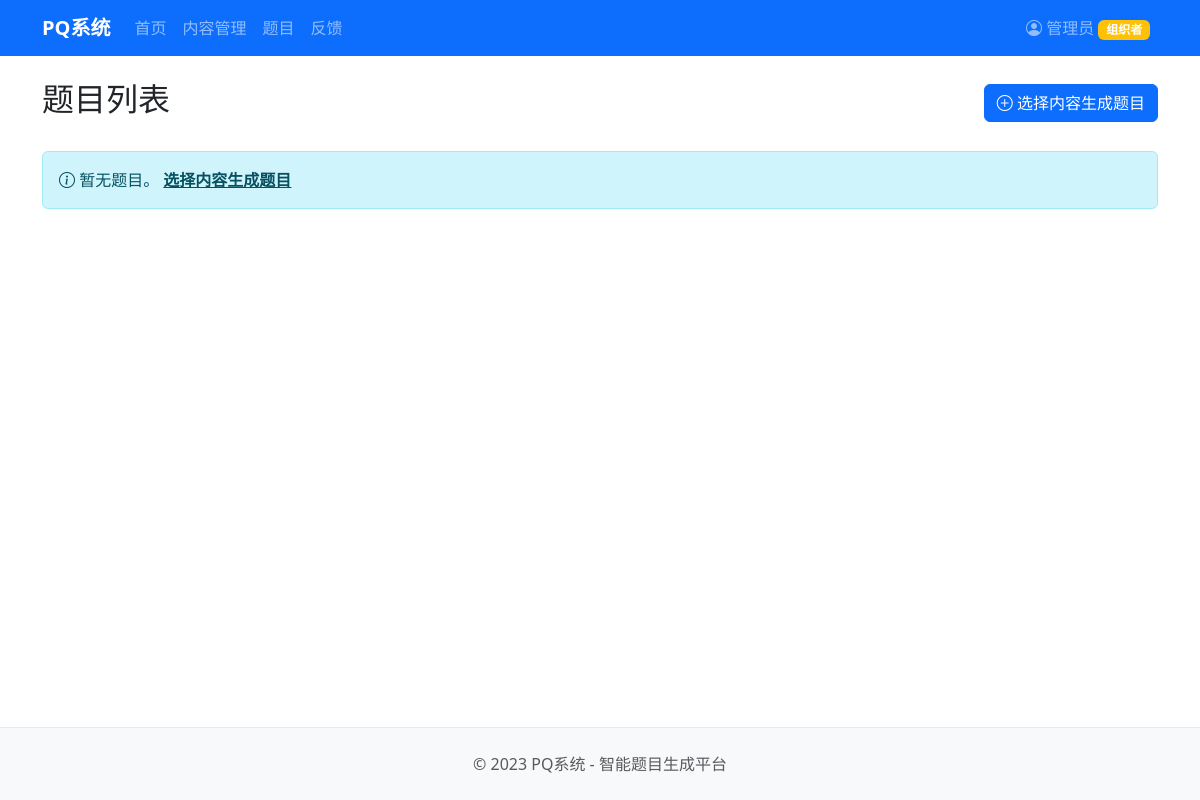
The page /questions/ on the database as committed earlier.
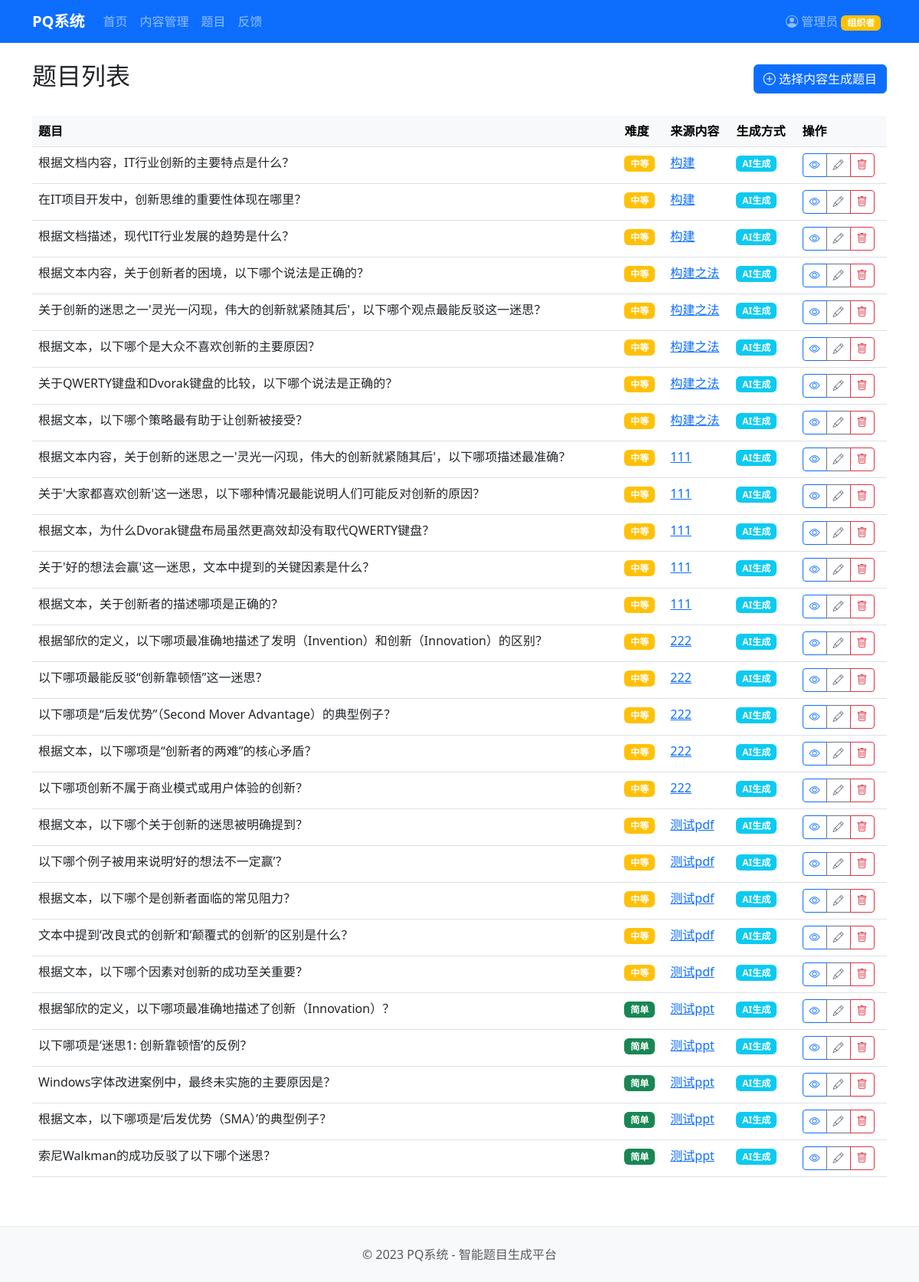
The same page on the database as committed later.
### app/models/question.py (models this page shows, shortened)
class Question(db.Model):
    id = db.Column(db.Integer, primary_key=True)
    content_id = db.Column(db.Integer, db.ForeignKey('content.id'), nullable=False)
    text = db.Column(db.Text, nullable=False)
    explanation = db.Column(db.Text)  # 题目解析
    difficulty = db.Column(db.String(20), default='medium')  # 'easy', 'medium', 'hard'
    quality_score = db.Column(db.Float, default=0.0)  # AI评估的题目质量分数
    feedback_score = db.Column(db.Float, default=0.0)  # 用户评分的平均分数
    generated_by = db.Column(db.String(50), default='ai')  # 'ai' or 'human'
    created_at = db.Column(db.DateTime, default=datetime.utcnow)
    updated_at = db.Column(db.DateTime, default=datetime.utcnow, onupdate=datetime.utcnow)
    options = db.relationship('Option', backref='question', cascade="all, delete-orphan", lazy='dynamic')
    discussions = db.relationship('Discussion', backref='question', lazy='dynamic')

### app/models/content.py (models this page shows, shortened)
class Content(db.Model):
    id = db.Column(db.Integer, primary_key=True)
    title = db.Column(db.String(100), nullable=False)
    description = db.Column(db.Text)
    creator_id = db.Column(db.Integer, db.ForeignKey('user.id'), nullable=False)
    content_type = db.Column(db.String(20), nullable=False)  # 'text', 'ppt', 'pdf', 'audio', 'video'
    original_filename = db.Column(db.String(100))
    file_path = db.Column(db.String(255))
    processed_text = db.Column(db.Text)  # 处理后的文本内容
    processing_status = db.Column(db.String(20), default='pending')  # 'pending', 'processing', 'completed', 'failed'
    processing_error = db.Column(db.Text)  # 处理过程中的错误信息
    created_at = db.Column(db.DateTime, default=datetime.utcnow)
    updated_at = db.Column(db.DateTime, default=datetime.utcnow, onupdate=datetime.utcnow)
    questions = db.relationship('Question', backref='content', lazy='dynamic')
    quizzes = db.relationship('Quiz', backref='content', lazy='dynamic')

### app/routes/questions.py (the view)
@questions_bp.route('/')
def index():
    questions = Question.query.all()
    contents = Content.query.all()
    return render_template('questions/index.html', questions=questions, contents=contents)

### main.py (called while the page is built)
@app.before_request
def check_auto_login():
    g.auto_login_done = session.get('auto_login_done', False)

### app/templates/questions/index.html (shortened to what this page needs)
{% extends 'base.html' %}
{% block content %}
<div class="container mt-4">
    <div class="d-flex justify-content-between align-items-center mb-4">
        <h2>题目列表</h2>
        <a href="{{ url_for('content.index') }}" class="btn btn-primary">
            <i class="bi bi-plus-circle"></i> 选择内容生成题目
        </a>
    </div>
    {% if questions %}
    <div class="table-responsive">
        <table class="table table-hover">
            <thead class="table-light">
                <tr>
                    <th>题目</th>
                    <th>难度</th>
                    <th>来源内容</th>
                    <th>生成方式</th>
                    <th>操作</th>
                </tr>
            </thead>
            <tbody>
                {% for question in questions %}
                <tr>
                    <td>{{ question.text|truncate(50) }}</td>
                    <td>
                        {% if question.difficulty == 'easy' %}
                            <span class="badge bg-success">简单</span>
                        {% elif question.difficulty == 'medium' %}
                            <span class="badge bg-warning">中等</span>
                        {% elif question.difficulty == 'hard' %}
                            <span class="badge bg-danger">困难</span>
                        {% endif %}
                    </td>
                    <td>
                        {% if question.content %}
                            <a href="{{ url_for('content.view', id=question.content_id) }}">{{ question.content.title|truncate(30) }}</a>
                        {% else %}
                            <span class="text-muted">未知内容</span>
                        {% endif %}
                    </td>
                    <td>
                        {% if question.generated_by == 'ai' %}
                            <span class="badge bg-info">AI生成</span>
                        {% else %}
                            <span class="badge bg-secondary">人工编辑</span>
                        {% endif %}
                    </td>
                    <td>
                        <div class="btn-group btn-group-sm">
                            <a href="{{ url_for('questions.view', id=question.id) }}" class="btn btn-outline-primary" title="查看详情">
                                <i class="bi bi-eye"></i>
                            </a>
                            <a href="{{ url_for('questions.edit', id=question.id) }}" class="btn btn-outline-secondary" title="编辑">
                                <i class="bi bi-pencil"></i>
                            </a>
                            <button type="button" class="btn btn-outline-danger" data-bs-toggle="modal" data-bs-target="#deleteModal{{ question.id }}" title="删除">
                                <i class="bi bi-trash"></i>
                            </button>
                        </div>
                    </td>
                </tr>
                {% endfor %}
            </tbody>
        </table>
    </div>
    {% else %}
    <div class="alert alert-info">
        <i class="bi bi-info-circle"></i> 暂无题目。
        <a href="{{ url_for('content.index') }}" class="alert-link">选择内容生成题目</a>
    </div>
    {% endif %}
</div>
{% endblock %}

Rows that differ between the two databases and show on the page:
added Question: text "根据文档内容，IT行业创新的主要特点是什么？", difficulty "中等", content "构建", generated_by "AI生成"
added Question: text "在IT项目开发中，创新思维的重要性体现在哪里？", difficulty "中等", content "构建", generated_by "AI生成"
added Question: text "根据文档描述，现代IT行业发展的趋势是什么？", difficulty "中等", content "构建", generated_by "AI生成"
added Question: text "根据文本内容，关于创新者的困境，以下哪个说法是正确的？", difficulty "中等", content "构建之法", generated_by "AI生成"
added Question: text "关于创新的迷思之一'灵光一闪现，伟大的创新就紧随其后'，以下哪个观点最能反驳这一迷思？", difficulty "中等", content "构建之法", generated_by "AI生成"
added Question: text "根据文本，以下哪个是大众不喜欢创新的主要原因？", difficulty "中等", content "构建之法", generated_by "AI生成"
added Question: text "关于QWERTY键盘和Dvorak键盘的比较，以下哪个说法是正确的？", difficulty "中等", content "构建之法", generated_by "AI生成"
added Question: text "根据文本，以下哪个策略最有助于让创新被接受？", difficulty "中等", content "构建之法", generated_by "AI生成"
added Question: text "根据文本内容，关于创新的迷思之一'灵光一闪现，伟大的创新就紧随其后'，以下哪项描述最准确？", difficulty "中等", content "111", generated_by "AI生成"
added Question: text "关于'大家都喜欢创新'这一迷思，以下哪种情况最能说明人们可能反对创新的原因？", difficulty "中等", content "111", generated_by "AI生成"
added Question: text "根据文本，为什么Dvorak键盘布局虽然更高效却没有取代QWERTY键盘？", difficulty "中等", content "111", generated_by "AI生成"
added Question: text "关于'好的想法会赢'这一迷思，文本中提到的关键因素是什么？", difficulty "中等", content "111", generated_by "AI生成"
added Question: text "根据文本，关于创新者的描述哪项是正确的？", difficulty "中等", content "111", generated_by "AI生成"
added Question: text "根据邹欣的定义，以下哪项最准确地描述了发明（Invention）和创新（Innovation）的区别？", difficulty "中等", content "222", generated_by "AI生成"
added Question: text "以下哪项最能反驳“创新靠顿悟”这一迷思？", difficulty "中等", content "222", generated_by "AI生成"
added Question: text "以下哪项是“后发优势”（Second Mover Advantage）的典型例子？", difficulty "中等", content "222", generated_by "AI生成"
added Question: text "根据文本，以下哪项是“创新者的两难”的核心矛盾？", difficulty "中等", content "222", generated_by "AI生成"
added Question: text "以下哪项创新不属于商业模式或用户体验的创新？", difficulty "中等", content "222", generated_by "AI生成"
added Question: text "根据文本，以下哪个关于创新的迷思被明确提到？", difficulty "中等", content "测试pdf", generated_by "AI生成"
added Question: text "以下哪个例子被用来说明‘好的想法不一定赢’？", difficulty "中等", content "测试pdf", generated_by "AI生成"
added Question: text "根据文本，以下哪个是创新者面临的常见阻力？", difficulty "中等", content "测试pdf", generated_by "AI生成"
added Question: text "文本中提到‘改良式的创新’和‘颠覆式的创新’的区别是什么？", difficulty "中等", content "测试pdf", generated_by "AI生成"
added Question: text "根据文本，以下哪个因素对创新的成功至关重要？", difficulty "中等", content "测试pdf", generated_by "AI生成"
added Question: text "根据邹欣的定义，以下哪项最准确地描述了创新（Innovation）？", difficulty "简单", content "测试ppt", generated_by "AI生成"
added Question: text "以下哪项是‘迷思1: 创新靠顿悟’的反例？", difficulty "简单", content "测试ppt", generated_by "AI生成"
added Question: text "Windows字体改进案例中，最终未实施的主要原因是？", difficulty "简单", content "测试ppt", generated_by "AI生成"
added Question: text "根据文本，以下哪项是‘后发优势（SMA）’的典型例子？", difficulty "简单", content "测试ppt", generated_by "AI生成"
added Question: text "索尼Walkman的成功反驳了以下哪个迷思？", difficulty "简单", content "测试ppt", generated_by "AI生成"
Other text that changed with them:
text no longer shown: "暂无题目。 选择内容生成题目"
text now shown: "题目 难度 来源内容 生成方式 操作"
